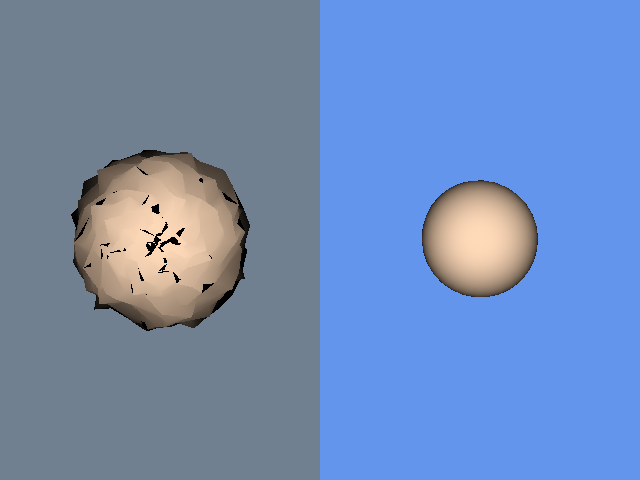

The Python source for this figure:
#!/usr/bin/env python

# Smooth a noisy sphere using vtkSmoothPolyDataFilter. Side-by-side
# viewports show the noisy input (left) and the smoothed result (right).

# Factory overrides: importing these modules registers the OpenGL rendering
# and interaction style implementations for vtkRenderingCore factory classes.
import vtkmodules.vtkInteractionStyle  # noqa: F401
import vtkmodules.vtkRenderingOpenGL2  # noqa: F401
# VTK pipeline classes used in this example
from vtkmodules.vtkCommonCore import vtkMinimalStandardRandomSequence
from vtkmodules.vtkFiltersCore import vtkSmoothPolyDataFilter
from vtkmodules.vtkFiltersSources import vtkSphereSource
from vtkmodules.vtkRenderingCore import (
    vtkActor,
    vtkCamera,
    vtkPolyDataMapper,
    vtkRenderWindow,
    vtkRenderWindowInteractor,
    vtkRenderer,
)

# Colors (normalized RGB)
slate_gray_background_rgb = (0.439, 0.502, 0.565)
cornflower_blue_background_rgb = (0.392, 0.584, 0.929)
peach_puff_rgb = (1.000, 0.855, 0.725)

# Source: generate a tessellated sphere
sphere = vtkSphereSource()
sphere.SetThetaResolution(30)
sphere.SetPhiResolution(30)
sphere.Update()

# Perturb each point with random noise to create a bumpy surface
rng = vtkMinimalStandardRandomSequence()
rng.SetSeed(12345)
noisy_poly = sphere.GetOutput()
points = noisy_poly.GetPoints()
for i in range(points.GetNumberOfPoints()):
    p = list(points.GetPoint(i))
    for j in range(3):
        rng.Next()
        p[j] += rng.GetRangeValue(-0.05, 0.05)
    points.SetPoint(i, p)
noisy_poly.Modified()

# Smooth: apply Laplacian smoothing (200 iterations)
smoother = vtkSmoothPolyDataFilter()
smoother.SetInputData(noisy_poly)
smoother.SetNumberOfIterations(200)
smoother.SetRelaxationFactor(0.1)
smoother.BoundarySmoothingOff()

# Mapper: noisy surface
noisy_mapper = vtkPolyDataMapper()
noisy_mapper.SetInputData(noisy_poly)
noisy_mapper.ScalarVisibilityOff()

noisy_actor = vtkActor()
noisy_actor.SetMapper(noisy_mapper)
noisy_actor.GetProperty().SetColor(peach_puff_rgb)

# Mapper: smoothed surface
smooth_mapper = vtkPolyDataMapper()
smooth_mapper.SetInputConnection(smoother.GetOutputPort())
smooth_mapper.ScalarVisibilityOff()

smooth_actor = vtkActor()
smooth_actor.SetMapper(smooth_mapper)
smooth_actor.GetProperty().SetColor(peach_puff_rgb)

# Left renderer: noisy mesh
left_renderer = vtkRenderer()
left_renderer.SetViewport(0.0, 0.0, 0.5, 1.0)
left_renderer.SetBackground(slate_gray_background_rgb)
left_renderer.AddActor(noisy_actor)

# Right renderer: smoothed mesh
right_renderer = vtkRenderer()
right_renderer.SetViewport(0.5, 0.0, 1.0, 1.0)
right_renderer.SetBackground(cornflower_blue_background_rgb)
right_renderer.AddActor(smooth_actor)

# Window: display the rendered scene
render_window = vtkRenderWindow()
render_window.AddRenderer(left_renderer)
render_window.AddRenderer(right_renderer)
render_window.SetWindowName("smooth")
render_window.SetMultiSamples(0)
render_window.SetSize(640, 480)

# Interactor: handle mouse and keyboard events
render_window_interactor = vtkRenderWindowInteractor()
render_window_interactor.SetRenderWindow(render_window)

# Scene: shared camera
camera = vtkCamera()
camera.SetPosition(0, 0, 3)
camera.SetFocalPoint(0, 0, 0)
left_renderer.SetActiveCamera(camera)
right_renderer.SetActiveCamera(camera)
left_renderer.ResetCamera()

render_window_interactor.Initialize()
render_window_interactor.Start()
